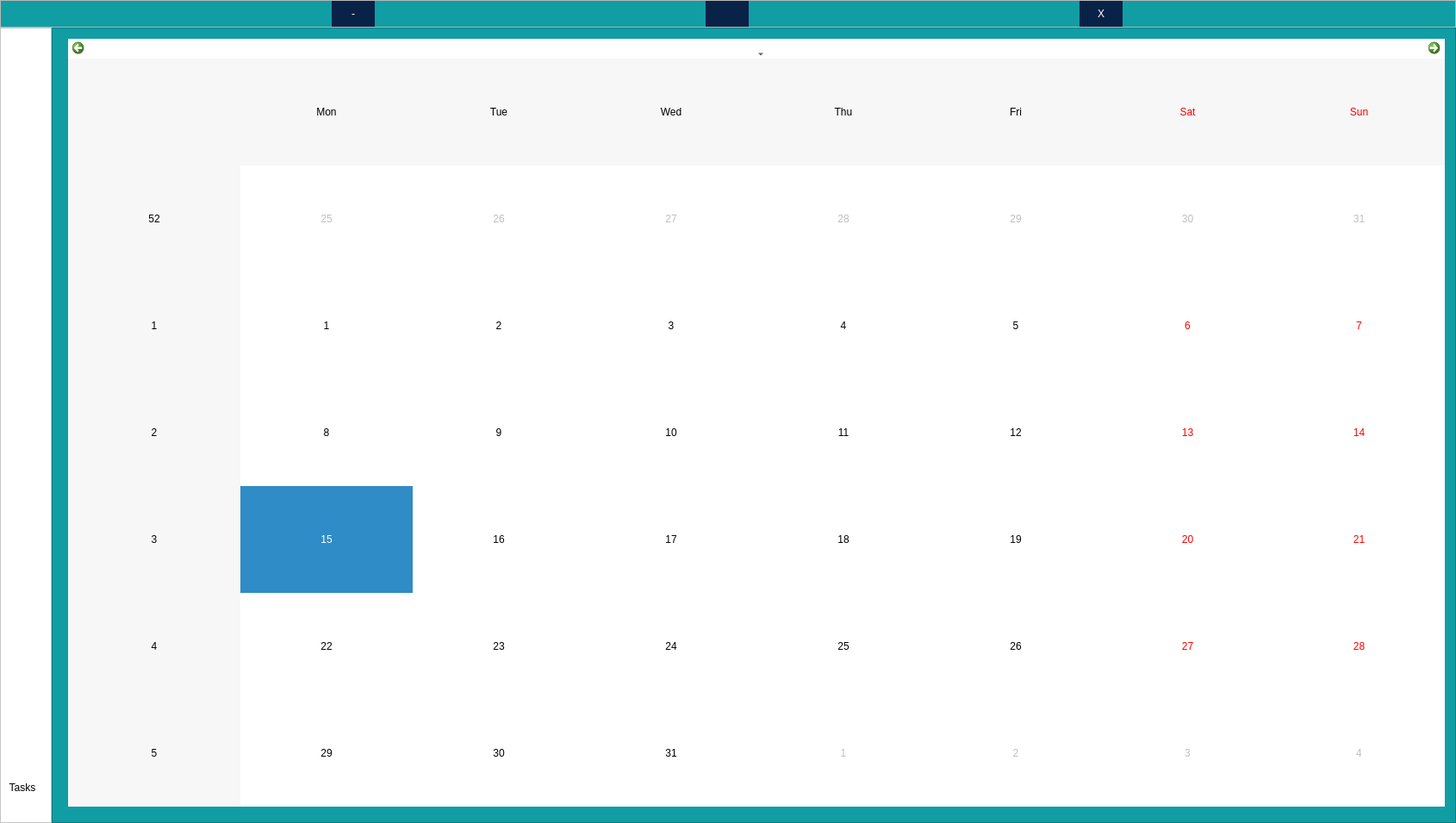
<?xml version="1.0" encoding="UTF-8"?>
<ui version="4.0">
 <class>MainWindow</class>
 <widget class="QMainWindow" name="MainWindow">
  <property name="geometry">
   <rect>
    <x>0</x>
    <y>0</y>
    <width>1690</width>
    <height>955</height>
   </rect>
  </property>
  <property name="sizePolicy">
   <sizepolicy hsizetype="Expanding" vsizetype="Fixed">
    <horstretch>0</horstretch>
    <verstretch>0</verstretch>
   </sizepolicy>
  </property>
  <property name="mouseTracking">
   <bool>true</bool>
  </property>
  <property name="windowTitle">
   <string>Schedule King</string>
  </property>
  <property name="styleSheet">
   <string notr="true">background-color: rgb(188, 188, 188)</string>
  </property>
  <widget class="QWidget" name="centralwidget">
   <layout class="QGridLayout" name="gridLayout">
    <property name="leftMargin">
     <number>0</number>
    </property>
    <property name="topMargin">
     <number>0</number>
    </property>
    <property name="rightMargin">
     <number>0</number>
    </property>
    <property name="bottomMargin">
     <number>0</number>
    </property>
    <property name="spacing">
     <number>0</number>
    </property>
    <item row="0" column="0">
     <widget class="QFrame" name="background_frame">
      <property name="styleSheet">
       <string notr="true">background-color: rgb(17, 157, 164);</string>
      </property>
      <property name="frameShape">
       <enum>QFrame::NoFrame</enum>
      </property>
      <property name="frameShadow">
       <enum>QFrame::Plain</enum>
      </property>
      <layout class="QGridLayout" name="gridLayout_2">
       <property name="leftMargin">
        <number>0</number>
       </property>
       <property name="topMargin">
        <number>0</number>
       </property>
       <property name="rightMargin">
        <number>0</number>
       </property>
       <property name="bottomMargin">
        <number>0</number>
       </property>
       <property name="spacing">
        <number>0</number>
       </property>
       <item row="1" column="0">
        <widget class="QFrame" name="menubar_frame">
         <property name="maximumSize">
          <size>
           <width>60</width>
           <height>16777215</height>
          </size>
         </property>
         <property name="styleSheet">
          <string notr="true">background-color: white;</string>
         </property>
         <property name="frameShape">
          <enum>QFrame::StyledPanel</enum>
         </property>
         <property name="frameShadow">
          <enum>QFrame::Raised</enum>
         </property>
         <layout class="QVBoxLayout" name="verticalLayout">
          <property name="spacing">
           <number>0</number>
          </property>
          <property name="leftMargin">
           <number>0</number>
          </property>
          <property name="topMargin">
           <number>0</number>
          </property>
          <property name="rightMargin">
           <number>0</number>
          </property>
          <property name="bottomMargin">
           <number>0</number>
          </property>
          <item>
           <spacer name="verticalSpacer_2">
            <property name="orientation">
             <enum>Qt::Vertical</enum>
            </property>
            <property name="sizeType">
             <enum>QSizePolicy::Minimum</enum>
            </property>
            <property name="sizeHint" stdset="0">
             <size>
              <width>20</width>
              <height>80</height>
             </size>
            </property>
           </spacer>
          </item>
          <item>
           <widget class="QPushButton" name="homeButton">
            <property name="minimumSize">
             <size>
              <width>50</width>
              <height>50</height>
             </size>
            </property>
            <property name="maximumSize">
             <size>
              <width>50</width>
              <height>50</height>
             </size>
            </property>
            <property name="styleSheet">
             <string notr="true">QPushButton{
background-color: none;
border: none;
}

QPushButton::hover{
background-color: rgb(13, 52, 107);
}

QPushButton::pressed{
background: none;
}</string>
            </property>
            <property name="text">
             <string/>
            </property>
           </widget>
          </item>
          <item>
           <spacer name="verticalSpacer">
            <property name="orientation">
             <enum>Qt::Vertical</enum>
            </property>
            <property name="sizeType">
             <enum>QSizePolicy::Preferred</enum>
            </property>
            <property name="sizeHint" stdset="0">
             <size>
              <width>20</width>
              <height>700</height>
             </size>
            </property>
           </spacer>
          </item>
          <item>
           <widget class="QPushButton" name="tasksButton">
            <property name="minimumSize">
             <size>
              <width>50</width>
              <height>50</height>
             </size>
            </property>
            <property name="maximumSize">
             <size>
              <width>50</width>
              <height>50</height>
             </size>
            </property>
            <property name="styleSheet">
             <string notr="true">QPushButton{
background-color: none;
border: none;
}

QPushButton::hover{
background-color: rgb(13, 52, 107);
}

QPushButton::pressed{
background: none;
}</string>
            </property>
            <property name="text">
             <string>Tasks</string>
            </property>
           </widget>
          </item>
         </layout>
        </widget>
       </item>
       <item row="0" column="0" colspan="3">
        <widget class="QFrame" name="titlebar_frame">
         <property name="maximumSize">
          <size>
           <width>16777215</width>
           <height>50</height>
          </size>
         </property>
         <property name="styleSheet">
          <string notr="true">background-color: none;</string>
         </property>
         <property name="frameShape">
          <enum>QFrame::StyledPanel</enum>
         </property>
         <property name="frameShadow">
          <enum>QFrame::Raised</enum>
         </property>
         <layout class="QHBoxLayout" name="htitlebar_layout">
          <property name="spacing">
           <number>0</number>
          </property>
          <property name="leftMargin">
           <number>0</number>
          </property>
          <property name="topMargin">
           <number>0</number>
          </property>
          <property name="rightMargin">
           <number>0</number>
          </property>
          <property name="bottomMargin">
           <number>0</number>
          </property>
          <item>
           <layout class="QVBoxLayout" name="titlebar_layout"/>
          </item>
          <item>
           <widget class="QPushButton" name="minimizeButton">
            <property name="sizePolicy">
             <sizepolicy hsizetype="Preferred" vsizetype="Fixed">
              <horstretch>0</horstretch>
              <verstretch>0</verstretch>
             </sizepolicy>
            </property>
            <property name="minimumSize">
             <size>
              <width>50</width>
              <height>30</height>
             </size>
            </property>
            <property name="maximumSize">
             <size>
              <width>50</width>
              <height>16777215</height>
             </size>
            </property>
            <property name="styleSheet">
             <string notr="true">QPushButton{
background-color: rgb(9, 34, 71);
color: white;
border: none;
}

QPushButton::hover{
background-color: rgb(13, 52, 107);
}

QPushButton::pressed{
background: none;
}</string>
            </property>
            <property name="text">
             <string>-</string>
            </property>
            <property name="default">
             <bool>false</bool>
            </property>
            <property name="flat">
             <bool>false</bool>
            </property>
           </widget>
          </item>
          <item>
           <widget class="QPushButton" name="maximizeButton">
            <property name="sizePolicy">
             <sizepolicy hsizetype="Preferred" vsizetype="Fixed">
              <horstretch>0</horstretch>
              <verstretch>0</verstretch>
             </sizepolicy>
            </property>
            <property name="minimumSize">
             <size>
              <width>50</width>
              <height>30</height>
             </size>
            </property>
            <property name="maximumSize">
             <size>
              <width>50</width>
              <height>16777215</height>
             </size>
            </property>
            <property name="styleSheet">
             <string notr="true">QPushButton{
background-color: rgb(9, 34, 71);
border: none;
}

QPushButton::hover{
background-color: rgb(13, 52, 107);
}

QPushButton::pressed{
background: none;
}</string>
            </property>
            <property name="text">
             <string/>
            </property>
            <property name="iconSize">
             <size>
              <width>25</width>
              <height>25</height>
             </size>
            </property>
            <property name="flat">
             <bool>false</bool>
            </property>
           </widget>
          </item>
          <item>
           <widget class="QPushButton" name="exitButton">
            <property name="minimumSize">
             <size>
              <width>50</width>
              <height>30</height>
             </size>
            </property>
            <property name="maximumSize">
             <size>
              <width>50</width>
              <height>16777215</height>
             </size>
            </property>
            <property name="styleSheet">
             <string notr="true">QPushButton{
background-color: rgb(9, 34, 71);
color: white;
border: none;
}

QPushButton::hover{
background-color: red;
}

QPushButton::pressed{
background: none;
}</string>
            </property>
            <property name="text">
             <string>X</string>
            </property>
            <property name="flat">
             <bool>false</bool>
            </property>
           </widget>
          </item>
         </layout>
        </widget>
       </item>
       <item row="1" column="1" colspan="2">
        <widget class="QFrame" name="content_frame">
         <property name="minimumSize">
          <size>
           <width>0</width>
           <height>0</height>
          </size>
         </property>
         <property name="maximumSize">
          <size>
           <width>16777215</width>
           <height>16777215</height>
          </size>
         </property>
         <property name="frameShape">
          <enum>QFrame::StyledPanel</enum>
         </property>
         <property name="frameShadow">
          <enum>QFrame::Raised</enum>
         </property>
         <layout class="QGridLayout" name="gridLayout_3">
          <property name="topMargin">
           <number>3</number>
          </property>
          <property name="rightMargin">
           <number>3</number>
          </property>
          <property name="spacing">
           <number>3</number>
          </property>
          <item row="0" column="0">
           <widget class="QStackedWidget" name="stackedWidget">
            <property name="currentIndex">
             <number>0</number>
            </property>
            <widget class="QWidget" name="calendar_page">
             <layout class="QGridLayout" name="gridLayout_4">
              <item row="0" column="0">
               <widget class="QCalendarWidget" name="calendarWidget">
                <property name="styleSheet">
                 <string notr="true">background-color: white;</string>
                </property>
               </widget>
              </item>
             </layout>
            </widget>
            <widget class="QWidget" name="tasks_page">
             <layout class="QGridLayout" name="gridLayout_5">
              <item row="0" column="0">
               <widget class="QLabel" name="testImage">
                <property name="text">
                 <string>&lt;html&gt;&lt;head/&gt;&lt;body&gt;&lt;p&gt;&lt;img src=&quot;:/Resources/Images/clarkson_blunt.jpg&quot;/&gt;&lt;/p&gt;&lt;/body&gt;&lt;/html&gt;</string>
                </property>
               </widget>
              </item>
             </layout>
            </widget>
           </widget>
          </item>
         </layout>
        </widget>
       </item>
      </layout>
      <zorder>menubar_frame</zorder>
      <zorder>content_frame</zorder>
      <zorder>titlebar_frame</zorder>
     </widget>
    </item>
   </layout>
  </widget>
 </widget>
 <resources/>
 <connections/>
</ui>
